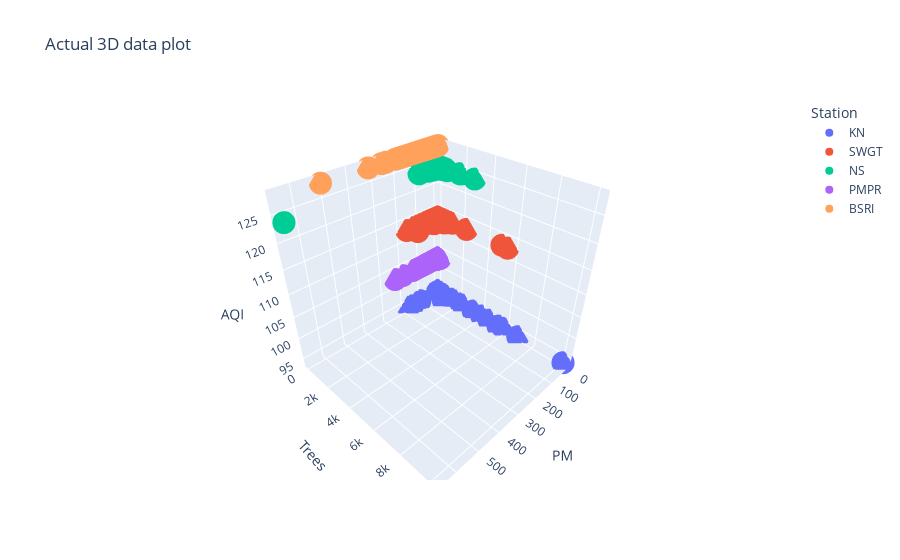

The notebook cell this image was saved under:
### Markdown cell above
#### 5. Actual Model Plot-3D

### Code cell
visual_obj.Actual_data_plot_3d(project_data)

### Figure 1 — Plotly figure (JSON) as saved in the notebook; plotly's stock layout.template omitted (floating-point values rounded to 4 significant figures; data arrays with more than 128 entries replaced by an {"elided": "..."} marker saying what was removed)
{"data": [{"hoverlabel": {"namelength": 0}, "hovertemplate": "Station=KN<br>PM=%{x}<br>Trees=%{y}<br>AQI=%{z}", "legendgroup": "KN", "marker": {"color": "#636efa", "symbol": "circle"}, "mode": "markers", "name": "KN", "scene": "scene", "showlegend": true, "type": "scatter3d", "x": {"elided": "2699 float values"}, "y": {"elided": "2699 int values"}, "z": {"elided": "2699 int values"}}, {"hoverlabel": {"namelength": 0}, "hovertemplate": "Station=SWGT<br>PM=%{x}<br>Trees=%{y}<br>AQI=%{z}", "legendgroup": "SWGT", "marker": {"color": "#EF553B", "symbol": "circle"}, "mode": "markers", "name": "SWGT", "scene": "scene", "showlegend": true, "type": "scatter3d", "x": {"elided": "2959 float values"}, "y": {"elided": "2959 int values"}, "z": {"elided": "2959 int values"}}, {"hoverlabel": {"namelength": 0}, "hovertemplate": "Station=NS<br>PM=%{x}<br>Trees=%{y}<br>AQI=%{z}", "legendgroup": "NS", "marker": {"color": "#00cc96", "symbol": "circle"}, "mode": "markers", "name": "NS", "scene": "scene", "showlegend": true, "type": "scatter3d", "x": {"elided": "218 float values"}, "y": {"elided": "218 int values"}, "z": {"elided": "218 int values"}}, {"hoverlabel": {"namelength": 0}, "hovertemplate": "Station=PMPR<br>PM=%{x}<br>Trees=%{y}<br>AQI=%{z}", "legendgroup": "PMPR", "marker": {"color": "#ab63fa", "symbol": "circle"}, "mode": "markers", "name": "PMPR", "scene": "scene", "showlegend": true, "type": "scatter3d", "x": {"elided": "3153 float values"}, "y": {"elided": "3153 int values"}, "z": {"elided": "3153 int values"}}, {"hoverlabel": {"namelength": 0}, "hovertemplate": "Station=BSRI<br>PM=%{x}<br>Trees=%{y}<br>AQI=%{z}", "legendgroup": "BSRI", "marker": {"color": "#FFA15A", "symbol": "circle"}, "mode": "markers", "name": "BSRI", "scene": "scene", "showlegend": true, "type": "scatter3d", "x": {"elided": "3383 float values"}, "y": {"elided": "3383 int values"}, "z": {"elided": "3383 int values"}}], "layout": {"legend": {"title": {"text": "Station"}, "tracegroupgap": 0}, "scene": {"domain": {"x": [0, 1], "y": [0, 1]}, "xaxis": {"title": {"text": "PM"}}, "yaxis": {"title": {"text": "Trees"}}, "zaxis": {"title": {"text": "AQI"}}}, "title": {"text": "Actual 3D data plot"}}}
